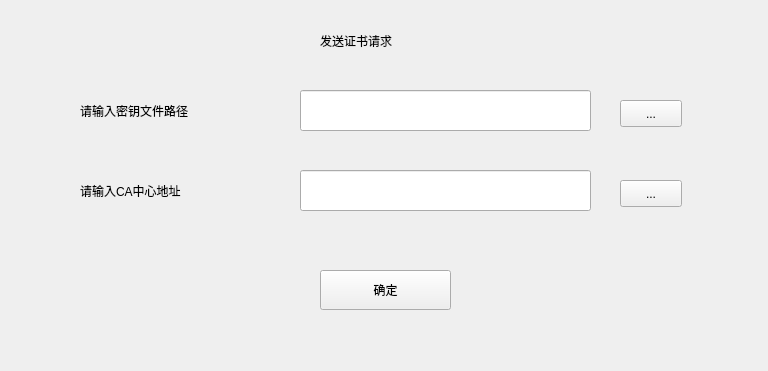
<?xml version="1.0" encoding="UTF-8"?>
<ui version="4.0">
 <class>ChildrenWindow2</class>
 <widget class="QMainWindow" name="ChildrenWindow2">
  <property name="geometry">
   <rect>
    <x>0</x>
    <y>0</y>
    <width>768</width>
    <height>371</height>
   </rect>
  </property>
  <property name="windowTitle">
   <string>MainWindow</string>
  </property>
  <property name="styleSheet">
   <string notr="true">font: 9pt &quot;微软雅黑&quot;;</string>
  </property>
  <widget class="QWidget" name="centralwidget">
   <widget class="QLabel" name="label">
    <property name="geometry">
     <rect>
      <x>80</x>
      <y>100</y>
      <width>201</width>
      <height>21</height>
     </rect>
    </property>
    <property name="text">
     <string>请输入密钥文件路径</string>
    </property>
   </widget>
   <widget class="QLabel" name="label_2">
    <property name="geometry">
     <rect>
      <x>320</x>
      <y>20</y>
      <width>141</width>
      <height>41</height>
     </rect>
    </property>
    <property name="text">
     <string>发送证书请求</string>
    </property>
   </widget>
   <widget class="QLineEdit" name="lineEdit">
    <property name="geometry">
     <rect>
      <x>300</x>
      <y>90</y>
      <width>291</width>
      <height>41</height>
     </rect>
    </property>
   </widget>
   <widget class="QLabel" name="label_3">
    <property name="geometry">
     <rect>
      <x>80</x>
      <y>180</y>
      <width>201</width>
      <height>21</height>
     </rect>
    </property>
    <property name="text">
     <string>请输入CA中心地址</string>
    </property>
   </widget>
   <widget class="QLineEdit" name="lineEdit_2">
    <property name="geometry">
     <rect>
      <x>300</x>
      <y>170</y>
      <width>291</width>
      <height>41</height>
     </rect>
    </property>
   </widget>
   <widget class="QPushButton" name="pushButton_3">
    <property name="geometry">
     <rect>
      <x>320</x>
      <y>270</y>
      <width>131</width>
      <height>40</height>
     </rect>
    </property>
    <property name="text">
     <string>确定</string>
    </property>
   </widget>
   <widget class="QToolButton" name="toolButton">
    <property name="geometry">
     <rect>
      <x>620</x>
      <y>100</y>
      <width>62</width>
      <height>27</height>
     </rect>
    </property>
    <property name="text">
     <string>...</string>
    </property>
   </widget>
   <widget class="QToolButton" name="toolButton_2">
    <property name="geometry">
     <rect>
      <x>620</x>
      <y>180</y>
      <width>62</width>
      <height>27</height>
     </rect>
    </property>
    <property name="text">
     <string>...</string>
    </property>
   </widget>
  </widget>
 </widget>
 <resources/>
 <connections/>
</ui>
